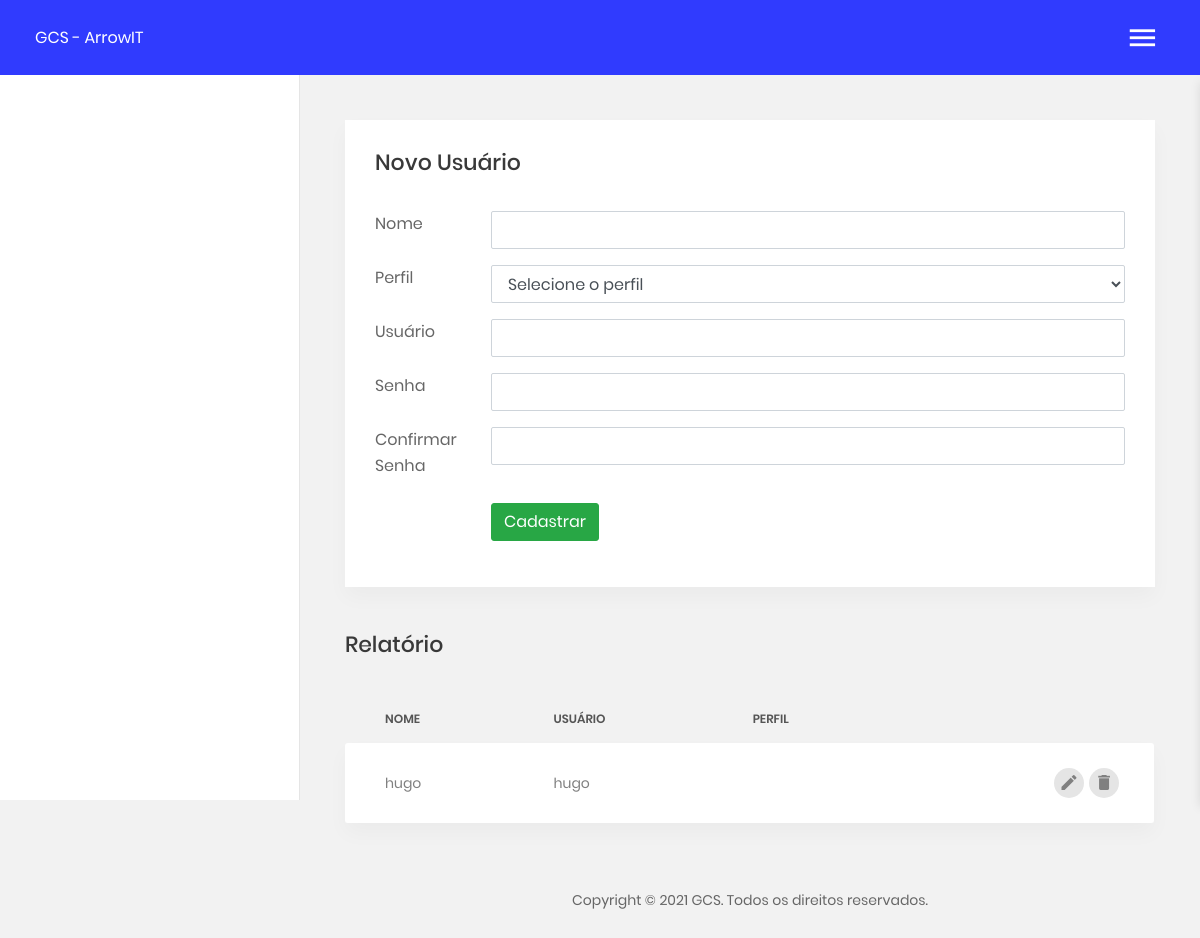
The app's page /gcs/ait_usuarios.php, older data.
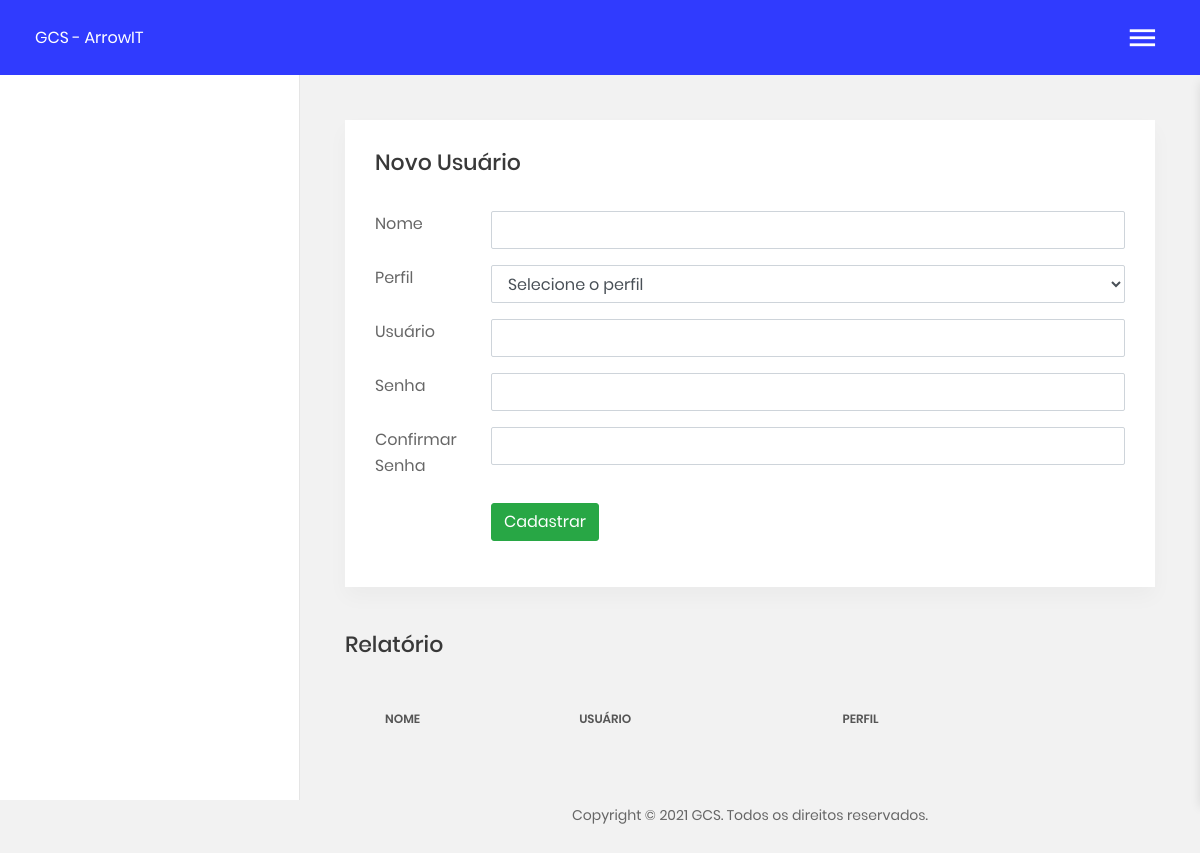
The same page, newer data.
### tables this page shows
CREATE TABLE IF NOT EXISTS ait_usuarios (
  id_usuario int(11) NOT NULL AUTO_INCREMENT,
  nome varchar(100) DEFAULT NULL,
  id_perfil tinyint(2) DEFAULT NULL,
  login varchar(50) DEFAULT NULL,
  password varchar(50) DEFAULT NULL,
  data_cadastro datetime DEFAULT NULL,
  quem_cadastrou int(11) DEFAULT NULL,
  ip_cadastro varchar(50) DEFAULT NULL,
  PRIMARY KEY (id_usuario)
);

### gcs/ait_usuarios.php (the view, shortened to what this page needs)
<?php
  include('header.php');
?>
<section class="m-t-45 m-b-40">
  <div class="section__content section__content--p30">
    <div class="container-fluid">
      <div class="pe-box">
        <div class="row">
          <div class="col-lg-12">
            <h3 class="title-5 m-b-35">Novo Usuário</h3>
            <form id="form" name="form" action="" method="post" enctype="multipart/form-data" class="form-horizontal">
              <div class="row form-group">
                <div class="col col-md-3">
                  <label for="text-input" class="form-control-label">Nome</label>
                </div>
                <div class="col-12 col-md-9">
                  <input type="text" id="nome" name="nome" class="form-control" />
                </div>
              </div>
              <div class="row form-group">
                <div class="col col-md-3">
                  <label for="text-input" class="form-control-label">Perfil</label>
                </div>
                <div class="col-12 col-md-9">
                  <select name="id_perfil" id="id_perfil" class="form-control">
                      <option value="0">Selecione o perfil</option>
                  </select>
                </div>
              </div>
              <div class="row form-group">
                <div class="col col-md-3">
                  <label for="text-input" class="form-control-label">Usuário</label>
                </div>
                <div class="col-12 col-md-9">
                  <input type="text" id="usuario" name="usuario" class="form-control" />
                </div>
              </div>
              <div class="row form-group">
                <div class="col col-md-3">
                  <label for="text-input" class="form-control-label">Senha</label>
                </div>
                <div class="col-12 col-md-9">
                  <input type="password" id="senha" name="senha" class="form-control" />
                </div>
              </div>
              <div class="row form-group">
                <div class="col col-md-3">
                  <label for="text-input" class="form-control-label">Confirmar Senha</label>
                </div>
                <div class="col-12 col-md-9">
                  <input type="password" id="confirmarsenha" name="confirmarsenha" class="form-control" />
                </div>
              </div>
              <div class="row form-group">
                <div class="col col-md-3"></div>
                <div class="col-12 col-md-9">
                  <button type="button" onclick="acaoUsuarios('1', '', '1');" class="btn btn-success btn-md"> Cadastrar</button>
                </div>
              </div>
            </form>
          </div>
        </div>
      </div>
    </div>
  </div>
</section>
<section class="m-b-40 m-t-45">
  <div class="section__content section__content--p30">
    <div class="container-fluid">
      <div class="row">
        <div class="col-md-12">
          <h3 class="title-5 m-b-35">Relatório</h3>
          <div class="table-responsive table-responsive-data2">
            <table class="table table-data2">
              <thead>
                <tr>
                  <th>Nome</th>
                  <th>Usuário</th>
                  <th>Perfil</th>
                  <th></th>
                </tr>
              </thead>
              <tbody>
                <?
                  $sql = "SELECT id_usuario, nome, login, id_perfil
                  FROM ait_usuarios
                  WHERE 1
                  ORDER BY id_usuario DESC";
                  $rs = mysqli_query($con, $sql);
                  while($row = mysqli_fetch_array($rs)){
                    $id_user = $row["id_usuario"];
                    $nome = $row["nome"];
                    $login = $row["login"];
                ?>
                <tr class="tr-shadow">
                  <td><?=$nome?></td>
                  <td><?=$login?></td>
                  <td><?=$nomeperfil?></td>
                  <td>
                    <div class="table-data-feature">
                      <span class="item" data-toggle="tooltip" data-placement="top" title="Editar">
                        <button data-toggle="modal" data-target="#mediumModal<?=$id_user?>">
                          <i class="zmdi zmdi-edit"></i>
                        </button>
                      </span>
                      <button class="item" data-toggle="tooltip" data-placement="top" title="Excluir" onclick="acaoUsuarios('3', <?=$id_user?>, '1');">
                        <i class="zmdi zmdi-delete"></i>
                      </button>
                    </div>
                  </td>
                </tr>
                <tr class="spacer"></tr>
                <?}?>
              </tbody>
            </table>
          </div>
        </div>
      </div>
    </div>
  </div>
</section>
<?php include('footer.php'); ?>

Row changes from the older to the newer data that the page shows:
removed ait_usuarios: nome "hugo", login "hugo"
